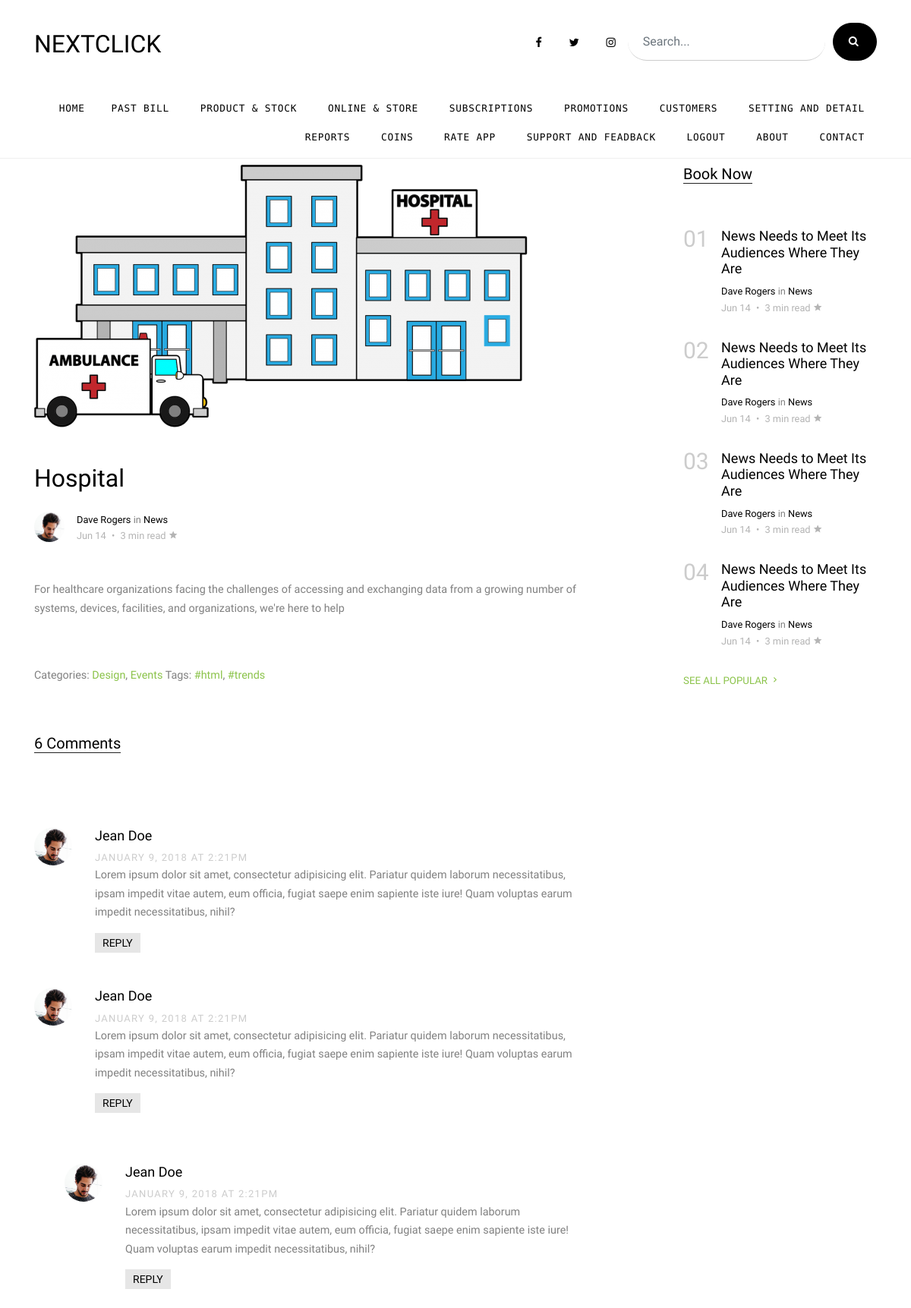
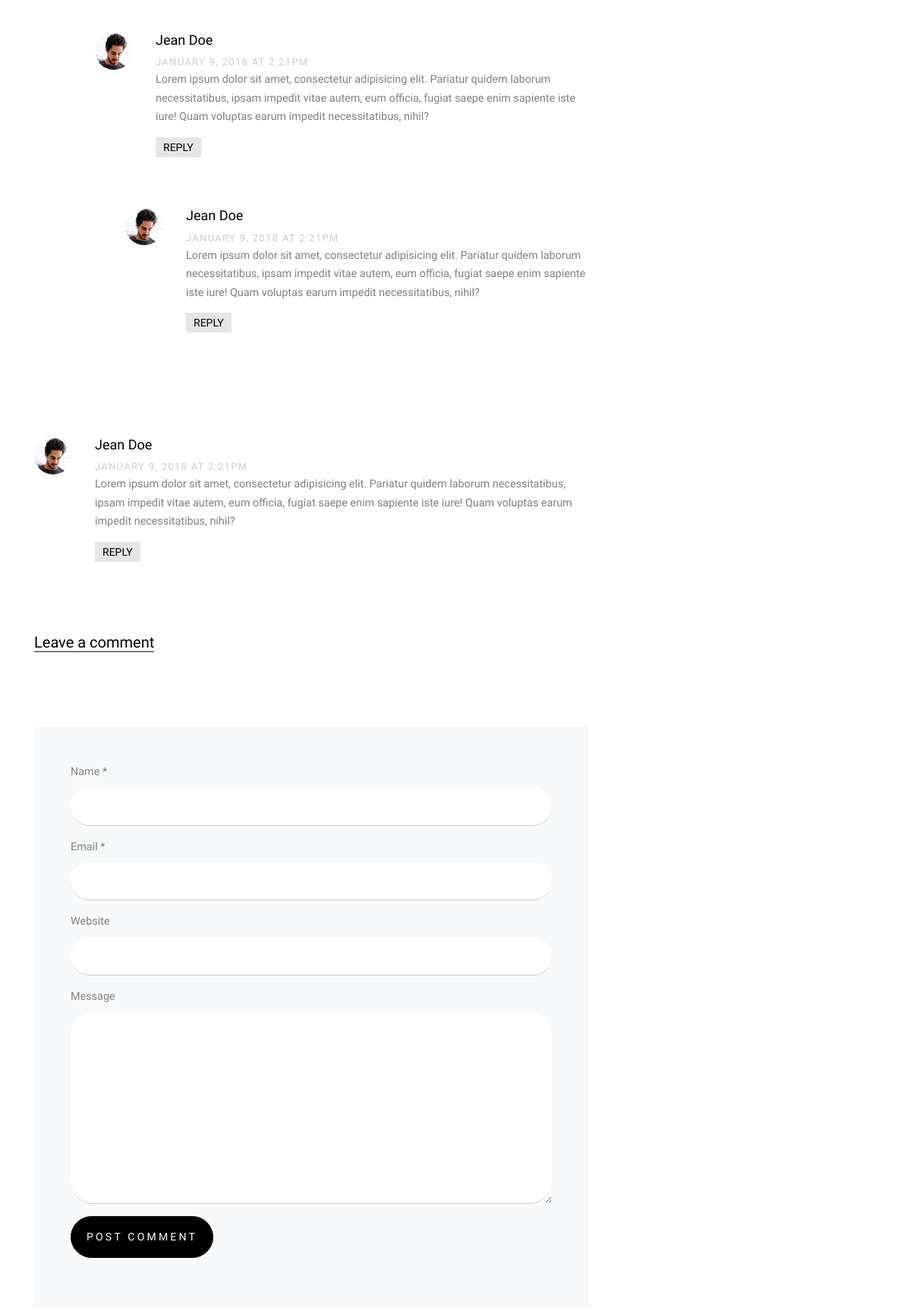
/post/10/hospital (upper part), run on the app's committed database (2 pictures, top to bottom).
### blog/models.py (models this page shows, shortened)
class Post(models.Model):
    title = models.CharField(max_length=50)
    overview = models.TextField()
    slug = models.SlugField(null=True, blank=True)
    body_text = RichTextUploadingField(null=True)
    time_upload = models.DateTimeField(auto_now_add=True)
    auther = models.ForeignKey(Author, on_delete=models.CASCADE)
    thumbnail = models.ImageField(upload_to='thumbnails')
    publish = models.BooleanField()
    categories = models.ManyToManyField(Categorie)
    read = models.IntegerField(default=0)
    class Meta:
        ordering = ['-pk']

### blog/views.py (the view)
# urls.py: path('post/<int:id>/<slug:slug>', post, name = 'post'),
def post(request, id, slug):
    try:
        post = Post.objects.get(pk=id, slug=slug)
    except:
        raise Http404("Post Does Not Exist")
    return render(request, 'blog-single.html', {'post': post})

### templates/blog-single.html (shortened to what this page needs)
{% extends 'base.html' %}
  {% block body %}
  {% load static %}
    <div class="site-section">
      <div class="container">
        <div class="row">
          <div class="col-lg-8 single-content">
            <p class="mb-5">
              <img src="{{post.thumbnail.url}}" alt="Image" class="img-fluid">
            </p>
            <h1 class="mb-4">
              {{post.title}}
            </h1>
            <div class="post-meta d-flex mb-5">
              <div class="bio-pic mr-3">
                <img src="{% static 'images/person_1.jpg' %}" alt="Image" class="img-fluidid">
              </div>
              <div class="vcard">
                <span class="d-block"><a href="#">Dave Rogers</a> in <a href="#">News</a></span>
                <span class="date-read">Jun 14 <span class="mx-1">&bullet;</span> 3 min read <span class="icon-star2"></span></span>
              </div>
            </div>
            {{post.body_text|safe}}
            <div class="pt-5">
                    <p>Categories:  <a href="#">Design</a>, <a href="#">Events</a>  Tags: <a href="#">#html</a>, <a href="#">#trends</a></p>
                  </div>
                  <div class="pt-5">
                    <div class="section-title">
                      <h2 class="mb-5">6 Comments</h2>
                    </div>
                    <ul class="comment-list">
                      <li class="comment">
                        <div class="vcard bio">
                          <img src="{% static 'images/person_1.jpg' %}" alt="Image placeholder">
                        </div>
                        <div class="comment-body">
                          <h3>Jean Doe</h3>
                          <div class="meta">January 9, 2018 at 2:21pm</div>
                          <p>Lorem ipsum dolor sit amet, consectetur adipisicing elit. Pariatur quidem laborum necessitatibus, ipsam impedit vitae autem, eum officia, fugiat saepe enim sapiente iste iure! Quam voluptas earum impedit necessitatibus, nihil?</p>
                          <p><a href="#" class="reply">Reply</a></p>
                        </div>
                      </li>
                      <li class="comment">
                        <div class="vcard bio">
                          <img src="{% static 'images/person_1.jpg' %}" alt="Image placeholder">
                        </div>
                        <div class="comment-body">
                          <h3>Jean Doe</h3>
                          <div class="meta">January 9, 2018 at 2:21pm</div>
                          <p>Lorem ipsum dolor sit amet, consectetur adipisicing elit. Pariatur quidem laborum necessitatibus, ipsam impedit vitae autem, eum officia, fugiat saepe enim sapiente iste iure! Quam voluptas earum impedit necessitatibus, nihil?</p>
                          <p><a href="#" class="reply">Reply</a></p>
                        </div>
                        <ul class="children">
                          <li class="comment">
                            <div class="vcard bio">
                              <img src="{% static 'images/person_1.jpg' %}" alt="Image placeholder">
                            </div>
                            <div class="comment-body">
                              <h3>Jean Doe</h3>
                              <div class="meta">January 9, 2018 at 2:21pm</div>
                              <p>Lorem ipsum dolor sit amet, consectetur adipisicing elit. Pariatur quidem laborum necessitatibus, ipsam impedit vitae autem, eum officia, fugiat saepe enim sapiente iste iure! Quam voluptas earum impedit necessitatibus, nihil?</p>
                              <p><a href="#" class="reply">Reply</a></p>
                            </div>
                            <ul class="children">
                              <li class="comment">
                                <div class="vcard bio">
                                  <img src="{% static 'images/person_1.jpg' %}" alt="Image placeholder">
                                </div>
                                <div class="comment-body">
                                  <h3>Jean Doe</h3>
                                  <div class="meta">January 9, 2018 at 2:21pm</div>
                                  <p>Lorem ipsum dolor sit amet, consectetur adipisicing elit. Pariatur quidem laborum necessitatibus, ipsam impedit vitae autem, eum officia, fugiat saepe enim sapiente iste iure! Quam voluptas earum impedit necessitatibus, nihil?</p>
                                  <p><a href="#" class="reply">Reply</a></p>
                                </div>
                                  <ul class="children">
                                    <li class="comment">
                                      <div class="vcard bio">
                                        <img src="{% static 'images/person_1.jpg' %}" alt="Image placeholder">
                                      </div>
                                      <div class="comment-body">
                                        <h3>Jean Doe</h3>
                                        <div class="meta">January 9, 2018 at 2:21pm</div>
                                        <p>Lorem ipsum dolor sit amet, consectetur adipisicing elit. Pariatur quidem laborum necessitatibus, ipsam impedit vitae autem, eum officia, fugiat saepe enim sapiente iste iure! Quam voluptas earum impedit necessitatibus, nihil?</p>
                                        <p><a href="#" class="reply">Reply</a></p>
                                      </div>
                                    </li>
                                  </ul>
                              </li>
                            </ul>
                          </li>
                        </ul>
                      </li>
                      <li class="comment">
                        <div class="vcard bio">
                          <img src="{% static 'images/person_1.jpg' %}" alt="Image placeholder">
                        </div>
                        <div class="comment-body">
                          <h3>Jean Doe</h3>
                          <div class="meta">January 9, 2018 at 2:21pm</div>
                          <p>Lorem ipsum dolor sit amet, consectetur adipisicing elit. Pariatur quidem laborum necessitatibus, ipsam impedit vitae autem, eum officia, fugiat saepe enim sapiente iste iure! Quam voluptas earum impedit necessitatibus, nihil?</p>
                          <p><a href="#" class="reply">Reply</a></p>
                        </div>
                      </li>
                    </ul>
                    <div class="comment-form-wrap pt-5">
                      <div class="section-title">
                        <h2 class="mb-5">Leave a comment</h2>
                      </div>
                      <form action="#" class="p-5 bg-light">
                        <div class="form-group">
                          <label for="name">Name *</label>
                          <input type="text" class="form-control" id="name">
                        </div>
                        <div class="form-group">
                          <label for="email">Email *</label>
                          <input type="email" class="form-control" id="email">
                        </div>
                        <div class="form-group">
                          <label for="website">Website</label>
                          <input type="url" class="form-control" id="website">
                        </div>
                        <div class="form-group">
                          <label for="message">Message</label>
                          <textarea name="" id="message" cols="30" rows="10" class="form-control"></textarea>
                        </div>
                        <div class="form-group">
                          <input type="submit" value="Post Comment" class="btn btn-primary py-3">
                        </div>
                      </form>
                    </div>
                  </div>
          </div>
          <div class="col-lg-3 ml-auto">
            <div class="section-title">
              <h2>Book Now</h2>
            </div>
            <div class="trend-entry d-flex">
              <div class="number align-self-start">01</div>
              <div class="trend-contents">
                <h2><a href="blog-single.html">News Needs to Meet Its Audiences Where They Are</a></h2>
                <div class="post-meta">
                  <span class="d-block"><a href="#">Dave Rogers</a> in <a href="#">News</a></span>
                  <span class="date-read">Jun 14 <span class="mx-1">&bullet;</span> 3 min read <span class="icon-star2"></span></span>
                </div>
              </div>
            </div>
            <div class="trend-entry d-flex">
              <div class="number align-self-start">02</div>
              <div class="trend-contents">
                <h2><a href="blog-single.html">News Needs to Meet Its Audiences Where They Are</a></h2>
                <div class="post-meta">
                  <span class="d-block"><a href="#">Dave Rogers</a> in <a href="#">News</a></span>
                  <span class="date-read">Jun 14 <span class="mx-1">&bullet;</span> 3 min read <span class="icon-star2"></span></span>
                </div>
              </div>
            </div>
            <div class="trend-entry d-flex">
              <div class="number align-self-start">03</div>
              <div class="trend-contents">
                <h2><a href="blog-single.html">News Needs to Meet Its Audiences Where They Are</a></h2>
                <div class="post-meta">
                  <span class="d-block"><a href="#">Dave Rogers</a> in <a href="#">News</a></span>
                  <span class="date-read">Jun 14 <span class="mx-1">&bullet;</span> 3 min read <span class="icon-star2"></span></span>
                </div>
              </div>
            </div>
            <div class="trend-entry d-flex pl-0">
              <div class="number align-self-start">04</div>
              <div class="trend-contents">
                <h2><a href="blog-single.html">News Needs to Meet Its Audiences Where They Are</a></h2>
                <div class="post-meta">
                  <span class="d-block"><a href="#">Dave Rogers</a> in <a href="#">News</a></span>
                  <span class="date-read">Jun 14 <span class="mx-1">&bullet;</span> 3 min read <span class="icon-star2"></span></span>
                </div>
              </div>
            </div>
            <p>
              <a href="#" class="more">See All Popular <span class="icon-keyboard_arrow_right"></span></a>
            </p>
          </div>
        </div>
      </div>
    </div>
  {% endblock body %}

### static/css/style.css (style rules this page uses)
html { overflow-x: hidden; }
body { line-height: 1.7; color: gray; font-weight: 300; font-size: .9rem; }
a { -webkit-transition: .3s all ease; -o-transition: .3s all ease; transition: .3s all ease; }
h1, h2, h3, h4, h5, .h1, .h2, .h3, .h4, .h5 { font-family: "Cabin", -apple-system, BlinkMacSystemFont, "Segoe UI", Roboto, "Helvetica Neue", Arial, sans-serif, "Apple Color Emoji", "Segoe UI Emoji", "Segoe UI Symbol", "Noto Color Emoji"; }
.site-section { padding: 2.5em 0; }
@media (min-width: 768px) { .site-section { padding: 7em 0; } }
.section-title { color: #000; margin-bottom: 50px; }
.section-title h2 { font-size: 20px; font-weight: 400; border-bottom: 1px solid #222; position: relative; display: inline-block; }
.section-title h2:before { position: absolute; content: ""; height: 1px; background: #777; }
.btn { text-transform: uppercase; font-size: 14px; letter-spacing: .2rem; font-family: "Cabin", -apple-system, BlinkMacSystemFont, "Segoe UI", Roboto, "Helvetica Neue", Arial, sans-serif, "Apple Color Emoji", "Segoe UI Emoji", "Segoe UI Symbol", "Noto Color Emoji"; }
.comment-form-wrap { clear: both; }
.comment-list { padding: 0; margin: 0; }
.comment-list .children { padding: 50px 0 0 40px; margin: 0; float: left; width: 100%; }
.comment-list li { padding: 0; margin: 0 0 30px 0; float: left; width: 100%; clear: both; list-style: none; }
.comment-list li .vcard { width: 80px; float: left; }
.comment-list li .vcard img { width: 50px; border-radius: 50%; }
.comment-list li .comment-body { float: right; width: calc(100% - 80px); }
.comment-list li .comment-body h3 { font-size: 18px; color: #000; }
.comment-list li .comment-body .meta { text-transform: uppercase; font-size: 13px; letter-spacing: .1em; color: #ccc; }
.comment-list li .comment-body .reply { padding: 5px 10px; background: #e6e6e6; color: #000; text-transform: uppercase; font-size: 14px; }
.post-meta { font-size: .8rem; }
.post-meta a { color: #000; }
.bio-pic { -webkit-box-flex: 0; -ms-flex: 0 0 40px; flex: 0 0 40px; }
.bio-pic img { max-width: 100%; border-radius: 50%; }
.date-read { color: #b4b4b4; }
.trend-entry { margin-bottom: 30px; }
.trend-entry .number { -webkit-box-flex: 0; -ms-flex: 0 0 50px; flex: 0 0 50px; font-size: 30px; line-height: 1; color: #ccc; }
.trend-entry .trend-contents h2 { font-size: 18px; }
.trend-entry .trend-contents h2 a { color: #000; }
.more { color: #8bc34a; text-transform: uppercase; font-size: .83rem; }
.form-control { margin-right: 10px; height: 50px; padding-left: 20px; padding-right: 20px; border-radius: 30px; border: none; background: #fff; border-bottom: 1px solid transparent; border-bottom: 1px solid #ccc; }
.btn { border-radius: 30px; background: #000; padding-left: 20px; padding-right: 20px; border-color: #000; color: #fff; }
.single-content h1 { font-size: 2rem; color: #000; }
.single-content { font-size: .9rem; }

### templates/base.html (style rules this page uses)
body { margin: 0px; padding: 0px; }

### data on the page
Post: thumbnail (picture), title "Hospital", body_text "For healthcare organizations facing the challenges of accessing and exchanging data from a growing number of systems, devices, facilities, and organizations, we're here to help"
